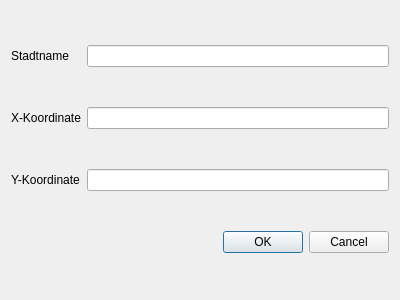
<?xml version="1.0" encoding="UTF-8"?>
<ui version="4.0">
 <class>DialogAddCity</class>
 <widget class="QDialog" name="DialogAddCity">
  <property name="geometry">
   <rect>
    <x>0</x>
    <y>0</y>
    <width>400</width>
    <height>300</height>
   </rect>
  </property>
  <property name="windowTitle">
   <string>Dialog</string>
  </property>
  <layout class="QGridLayout" name="gridLayout">
   <item row="3" column="2">
    <widget class="QDialogButtonBox" name="buttonBox">
     <property name="orientation">
      <enum>Qt::Orientation::Horizontal</enum>
     </property>
     <property name="standardButtons">
      <set>QDialogButtonBox::StandardButton::Cancel|QDialogButtonBox::StandardButton::Ok</set>
     </property>
    </widget>
   </item>
   <item row="0" column="1" colspan="2">
    <widget class="QLineEdit" name="lineEdit_name"/>
   </item>
   <item row="1" column="0">
    <widget class="QLabel" name="label_3">
     <property name="text">
      <string>X-Koordinate</string>
     </property>
    </widget>
   </item>
   <item row="0" column="0">
    <widget class="QLabel" name="label">
     <property name="text">
      <string>Stadtname</string>
     </property>
    </widget>
   </item>
   <item row="1" column="1" colspan="2">
    <widget class="QLineEdit" name="lineEdit_x"/>
   </item>
   <item row="2" column="0">
    <widget class="QLabel" name="label_2">
     <property name="text">
      <string>Y-Koordinate</string>
     </property>
    </widget>
   </item>
   <item row="2" column="1" colspan="2">
    <widget class="QLineEdit" name="lineEdit_y"/>
   </item>
  </layout>
 </widget>
 <resources/>
 <connections>
  <connection>
   <sender>buttonBox</sender>
   <signal>accepted()</signal>
   <receiver>DialogAddCity</receiver>
   <slot>accept()</slot>
   <hints>
    <hint type="sourcelabel">
     <x>248</x>
     <y>254</y>
    </hint>
    <hint type="destinationlabel">
     <x>157</x>
     <y>274</y>
    </hint>
   </hints>
  </connection>
  <connection>
   <sender>buttonBox</sender>
   <signal>rejected()</signal>
   <receiver>DialogAddCity</receiver>
   <slot>reject()</slot>
   <hints>
    <hint type="sourcelabel">
     <x>316</x>
     <y>260</y>
    </hint>
    <hint type="destinationlabel">
     <x>286</x>
     <y>274</y>
    </hint>
   </hints>
  </connection>
 </connections>
</ui>
